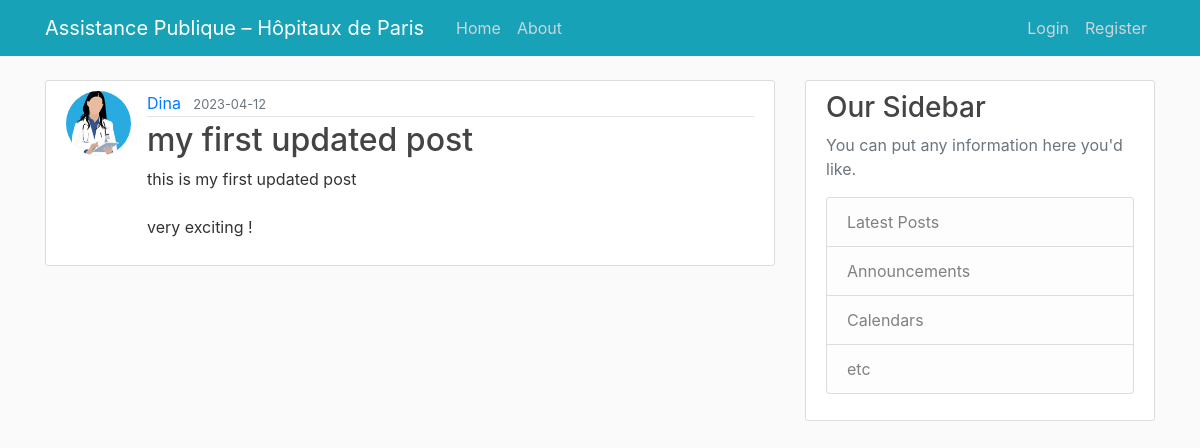
/post/1, run on the app's committed database.
### flaskblog/models.py (models this page shows, shortened)
class User(db.Model, UserMixin):
    id = db.Column(db.Integer, primary_key=True)
    username = db.Column(db.String(20), unique=True, nullable=False)
    email = db.Column(db.String(120), unique=True, nullable=False)
    image_file = db.Column(db.String(20), nullable=False,
                           default='default.jpg')
    password = db.Column(db.String(60), nullable=False)
    posts = db.relationship('Post', backref='author', lazy=True)

class Post(db.Model):
    id = db.Column(db.Integer, primary_key=True)
    title = db.Column(db.String(100), nullable=False)
    date_posted = db.Column(db.DateTime, nullable=False,
                            default=datetime.utcnow)
    content = db.Column(db.Text, nullable=False)
    user_id = db.Column(db.Integer, db.ForeignKey('user.id'), nullable=False)

### flaskblog/routes.py (the view)
@app.route("/post/<int:post_id>")
def post(post_id):
    post = Post.query.get_or_404(post_id)
    return render_template('post.html', title=post.title, post=post)

### flaskblog/templates/post.html (shortened to what this page needs)
{% extends "layout.html" %}
{% block content %}
    <article class="media content-section">
        <img class="rounded-circle article-img" src="{{ url_for('static', filename='profile_pics/'+post.author.image_file) }}" alt="">
        <div class="media-body">
        <div class="article-metadata">
            <a class="mr-2" href="{{ url_for('user_posts', username=post.author.username) }}">{{ post.author.username.capitalize() }}</a>
            <small class="text-muted">{{ post.date_posted.strftime('%Y-%m-%d') }}</small>
        </div>
        <h2 class="article-title">{{ post.title }}</h2>
        <p class="article-content">{{ post.content }}</p>
        </div>
    </article>
{% endblock content %}

### flaskblog/static/main.css (style rules this page uses)
body { background: #fafafa; color: #333333; margin-top: 5rem; }
h1, h2, h3, h4, h5, h6 { color: #444444; }
.content-section { background: #ffffff; padding: 10px 20px; border: 1px solid #dddddd; border-radius: 3px; margin-bottom: 20px; }
.article-title { color: #444444; }
.article-content { white-space: pre-line; }
.article-img { height: 65px; width: 65px; margin-right: 16px; }
.article-metadata { padding-bottom: 1px; margin-bottom: 4px; border-bottom: 1px solid #e3e3e3 }

### data on the page
User: image_file (picture), author.username "Dina"
Post: date_posted "2023-04-12", title "my first updated post", content "this is my first updated post very exciting !"
